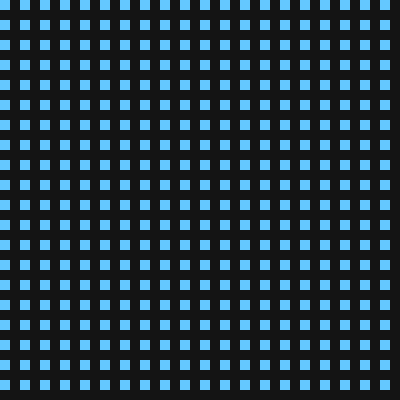
Frame 1 (no input)
Frame 60 (no input): identical to frame 1, image omitted
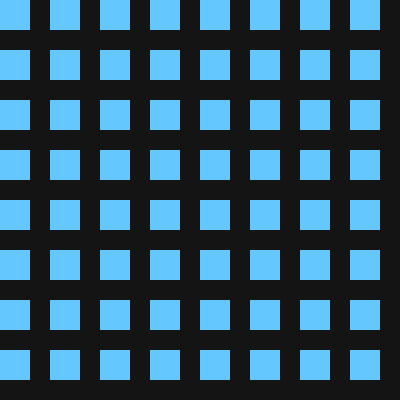
Frame 120 (the mouse pressed at the canvas centre since frame 60)

The p5.js sketch that drew these frames (run headless with seeded random() and noise() and a simulated clock; from frame 60 on, the mouse is pressed at the canvas centre):

// p5.js sketch
// ── sketch.js
function setup() {
  createCanvas(400, 400);
}

function draw() {
  background(20);

  let spacing = map(mouseX, 0, width, 20, 80);

  for (let x = 0; x < width; x += spacing) {
    for (let y = 0; y < height; y += spacing) {
      
      let size = map(mouseY, 0, height, 10, spacing);
      
      fill(100, 200, 255);
      noStroke();
      rect(x, y, size, size);
    }
  }
}

/* moved from random to a grid-based structure
The user can control spacing and size with the mouse
This makes the design interactive and dynamic*/
